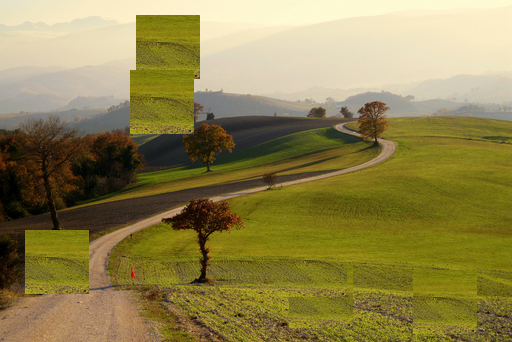
#> input picture Program/02_tree.png, 512 x 342 px
$ python Main.py   (Python 2 division)   (older library calls are emulated)
#> lines starting #> are read from the running program, lines starting #| are printed output that depends on the picture
import sys
import time
import numpy as np
import scipy.misc
from skimage import io, color
from scipy.stats import chisquare
from sklearn.feature_extraction import image
from operator import itemgetter
from scipy.stats.distributions import chi2

class Block:
    def __init__(self,image, row, col, blockSize, varTres):
        rowEnd          = row + (blockSize-1)
        colEnd          = col + (blockSize-1)
        self.row        = row
        self.col        = col
        self.coor       = (row,col)
        self.block      = image[row:rowEnd,col:colEnd]
        self.variance   = np.var(self.block)

class ExpandingBlockAlgorithm:
    def __init__(self,filename):
#> called with filename = '02_tree.png'
        try:
            self.image = io.imread(filename)
#> self.image is the input picture: shape (342, 512, 3); mean R, G, B 142.6, 130.8, 78
            self.height, self.width, self.channel = np.shape(self.image)
#> self.height = 342; self.width = 512; self.channel = 3
            self.size = self.height * self.width
#> self.size = 175104
            self.grayScaleImage = color.rgb2gray(self.image)
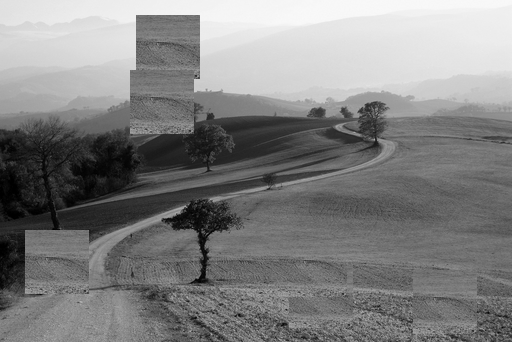
#> self.grayScaleImage: shape (342, 512) float64; min 0, max 0.979, mean 0.508
            self.setValue()
            self.pvalThreshold = 0.99
        except:
            print "File Gambar Tidak Ditemukan"

    def expandingBlockAlgorithm(self):
        self.buildOverLapBlock()
        #self.sortByDominantFeature()
        self.createGroup()
        self.createBucket()
        #print color.gray2rgb(self.buckets[0][0].block)
        self.copyMoveDetection()
        self.buildCopyMoveImage()

    def buildOverLapBlock(self):
        print "Fungsi Build Overlapping"
        #self.overLappingBlock = image.extract_patches_2d(self.grayScaleImage, (self.blockSize,self.blockSize))
        self.overLappingBlock = []
        for i in range(self.height - self.blockSize +1 ):
            for j in range(self.width - self.blockSize + 1):
                self.overLappingBlock.append(Block(self.grayScaleImage,i,j,self.blockSize,self.varianceThreshold))
#> this loop made 327 passes
        self.overLappingBlock.sort(key=lambda val: val.variance)
        self.sizeOverLappingBlock = len(self.overLappingBlock)
        print "Selesai Fungsi Overlapping"

    # [9 lines of commented-out code are left out]

    def createGroup(self):
        print "Fungsi Create Group"
        self.groups = [[] for i in range(self.numBuckets)]
        blocksPerBucket = int(self.sizeOverLappingBlock / self.numBuckets)
        #modBlocksPerBucket = self.sizeOverLappingBlock % self.numBuckets
        #print self.sizeOverLappingBlock, self.numBuckets, blocksPerBucket, modBlocksPerBucket
        start = 0
        end = blocksPerBucket
        for i in range(self.numBuckets):
            tempBlock = self.overLappingBlock[start:end]
            while len(tempBlock) > 0:
                self.groups[i].append(tempBlock.pop())
            start = end
            end += blocksPerBucket

        modIndex = self.numBuckets * blocksPerBucket - 1
        counter = 0
        for i in range(modIndex,self.sizeOverLappingBlock):
            self.groups[counter].append(self.overLappingBlock[i])
            counter += 1
        print "Selesai Fungsi Create Group"

    def createBucket(self):
        print "Fungsi Create Bucket"
        self.buckets = [None]*self.numBuckets
        for i in range(self.numBuckets):
            try:
                self.buckets[i] = self.groups[i-1] + self.groups[i] + self.groups[i+1]
            except IndexError:
                if i == self.numBuckets-1:
                    self.buckets[i] = self.groups[i-1]+self.groups[i]
                else:
                    raise IndexError
        print "Selesai Fungsi Create Bucket"

    def checkZeroRows(self,connectionMatrix):
        for i in connectionMatrix:
            if i == 1:
                return False
        return True

    def copyMoveDetection(self):
        print "Fungsi Copy Move"
        self.tupleCoordinate = []
        for i in range(len(self.buckets)-1):
            bucket1 = self.buckets[i]
            lenBucket1 = len(bucket1)
            bucket2 = self.buckets[i+1]
            lenBucket2 = len(bucket2)
            connectionMatrix = np.ones((lenBucket1,lenBucket2))

            for x in range(lenBucket1):
                if any(v == 1 for v in connectionMatrix[x]):
                    for y in range(lenBucket2):
                        block1 = bucket1[x]
                        block2 = bucket2[y]
                        rowblock1 = block1.row
                        colblock1 = block1.col
                        rowblock2 = block2.row
                        colblock2 = block2.col
                        if abs(rowblock1-rowblock2) < self.blockSize and abs(colblock1-colblock2) < self.blockSize:
                            connectionMatrix[x,y] = 0
                            break
                        subSize = 2
                        while subSize < self.blockSize:
                            image1 = block1.block[0:subSize,0:subSize]
                            image2 = block2.block[0:subSize,0:subSize]
                            variance2block = np.var([image1,image2])
                            subtract2block =  np.subtract(image1,image2)
                            t = np.multiply(subtract2block.transpose(),subtract2block)
                            t = t/(variance2block/subSize**2)
                            chi = chisquare(image1, image2, axis=None)

                            X = chi[0]
                            pval = chi[1]
                            if pval < self.pvalThreshold:
                                connectionMatrix[x,y] = 0
                                break
                            subSize = min(subSize << 1 , self.blockSize)

            for a in range(connectionMatrix.shape[0]):
                for b in range(connectionMatrix.shape[1]):
                    if connectionMatrix[a,b] == 1:
                        tempa = self.buckets[i][a].coor
                        tempb = self.buckets[i][a].coor
                        self.tupleCoordinate.append((tempa,tempb))
#> connectionMatrix: shape (41, 42) float64; every value is 1

    def buildCopyMoveImage(self):
        myimage = np.zeros((self.height,self.width))
        for i in self.tupleCoordinate:
            print i
            a = i[0]
            b = i[1]
            myimage[a[0]:a[0] + self.blockSize, a[1]:a[1] + self.blockSize] = 255
            myimage[b[0]:b[0] + self.blockSize, b[1]:b[1] + self.blockSize] = 255
        scipy.misc.imsave("coba.png",myimage)

    def setValue(self):
        if self.size <= 50**2:
            print 1
            self.blockSize = 8
            self.blockDistance = 1
            self.numBuckets = 400
            self.minArea = 32
            self.varianceThreshold = 2*self.blockSize**2
        elif self.size <= 100**2:
            self.blockSize = 8
            self.blockDistance = 1
            self.numBuckets = 400
            self.minArea = 55
            self.varianceThreshold = 4*self.blockSize**2
        elif self.size <= 200**2:
            self.blockSize = 8
            self.blockDistance = 1
            self.numBuckets = 600
            self.minArea = 55
            self.varianceThreshold = 2*self.blockSize**2
        elif self.size <= 350**2:
            self.blockSize = 8
            self.blockDistance = 1
            self.numBuckets = 5000
            self.minArea = 55
            self.varianceThreshold = 2*self.blockSize**2
        elif self.size <= 700**2:
            self.blockSize = 16
            self.blockDistance = 1
            self.numBuckets = 12000
            self.minArea = 100
            self.varianceThreshold = 4*self.blockSize**2
        else:
            self.blockSize = 16
            self.blockDistance = 1
            self.numBuckets = self.size // 128
            self.minArea = 120
            self.varianceThreshold = 4*self.blockSize**2

if __name__ == '__main__':
    startTime = time.time()
    Run = ExpandingBlockAlgorithm("02_tree.png")
#> (the run stopped early here; a loop or call above may not have finished)
